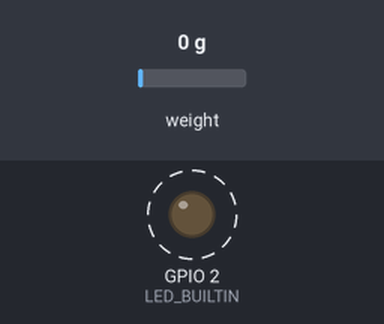
A program run on a simulated ESP32. On the bench: output pins drawn as LEDs (lit = HIGH). Dashed ring = blinking. The test bench sets the inputs (shaded band); at power-on: weight on the scale 0 g. WiFi joins after 1.5 s; servers stay silent unless stated; no MQTT or app messages arrive unless stated.

Above: at 4.61 s.
Timing chart, 0 to 7.6 s (numbered marks = the images above):
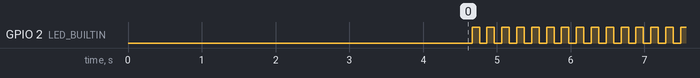

Measured:
- by itself, GPIO 2 (LED_BUILTIN): alternates HIGH for 0.10 s and LOW for 0.10 s

The program:

main.cpp
```cpp
#include <Arduino.h>
#include "HX711.h"
#include <PubSubClient.h>
#include <WiFi.h> //Wifi library
#include "esp_wpa2.h" //wpa2 library for connections to Enterprise networks

#include "Adafruit_MQTT.h"
#include "Adafruit_MQTT_Client.h"

#define DOUT 34
#define CLK 33

#define USE_WIFI 1
#define USE_WPA2_ENTERPRISE 0

#if USE_WPA2_ENTERPRISE

#define EAP_IDENTITY "jter048" //user
#define EAP_PASSWORD ".!Jps8C>E)Xd]" //UoA password
const char* ssid = "UoA-WiFi"; // UoA SSID
#else
const char* ssid = "IRTG_STR"; // UoA SSID
const char* password = "SummerSchool2019"; // UoA SSID
#endif

int counter = 0;
float calibration_factor = 41000;
float scaleval_fl = 0;
unsigned long previousMillis = 0;

HX711 scale(DOUT,CLK);

WiFiClient espClient;
PubSubClient client(espClient);
//const char* mqtt_server = "130.216.153.37";
const char* mqtt_server = "192.169.1.3";

void setup() {

  //Serial.begin(9600);

  pinMode(LED_BUILTIN, OUTPUT);

  delay(10);

  WiFi.disconnect(true);  //disconnect form wifi to set new wifi connection
  WiFi.mode(WIFI_STA); //init wifi mode
  #if USE_WPA2_ENTERPRISE
  esp_wifi_sta_wpa2_ent_set_identity((uint8_t *)EAP_IDENTITY, strlen(EAP_IDENTITY)); //provide identity
  esp_wifi_sta_wpa2_ent_set_username((uint8_t *)EAP_IDENTITY, strlen(EAP_IDENTITY)); //provide username --> identity and username is same
  esp_wifi_sta_wpa2_ent_set_password((uint8_t *)EAP_PASSWORD, strlen(EAP_PASSWORD)); //provide password
  esp_wpa2_config_t config = WPA2_CONFIG_INIT_DEFAULT(); //set config settings to default
  esp_wifi_sta_wpa2_ent_enable(&config); //set config settings to enable function
  #endif
  WiFi.begin(ssid,password); //connect to wifi
  //Serial.println("Wifi connected");
  while (WiFi.status() != WL_CONNECTED) {
    delay(500);
    //Serial.print(".");
    counter++;
    if(counter>=60){ //after 30 seconds timeout - reset board
      ESP.restart();
    }
  }

  client.setServer(mqtt_server, 1883);
  client.connect("scale");
  //Serial.println("MQTT connected");
  //Serial.println("Starting transmission");
  delay(1000);
  delay(1000);

  scale.set_scale(calibration_factor);
  scale.tare();
}

void loop() {

  unsigned long currentMillis = millis();

  scaleval_fl = scale.get_units();
  //scaleval_fl = 2;

  if (WiFi.status() == WL_CONNECTED) { //if we are connected to Eduroam network
    counter = 0; //reset counter
  }else if (WiFi.status() != WL_CONNECTED) { //if we lost connection, retry
    WiFi.begin(ssid);
  }
  while (WiFi.status() != WL_CONNECTED) { //during lost connection, print dots
    delay(50);
    counter++;
    if(counter>=60){ //30 seconds timeout - reset board
    ESP.restart();
    }
  }
  //if (!client.connected()) {
    //reconnect();
  //}

client.loop();

char scaleval[64];
sprintf(scaleval, "{\"F_n\":%2.2f}",scaleval_fl);
client.publish("Force_n",scaleval);
digitalWrite(LED_BUILTIN, !digitalRead(LED_BUILTIN));

//unsigned long diffMillis = currentMillis - previousMillis;
//previousMillis = currentMillis;
//Serial.println(diffMillis,7);

}
```
